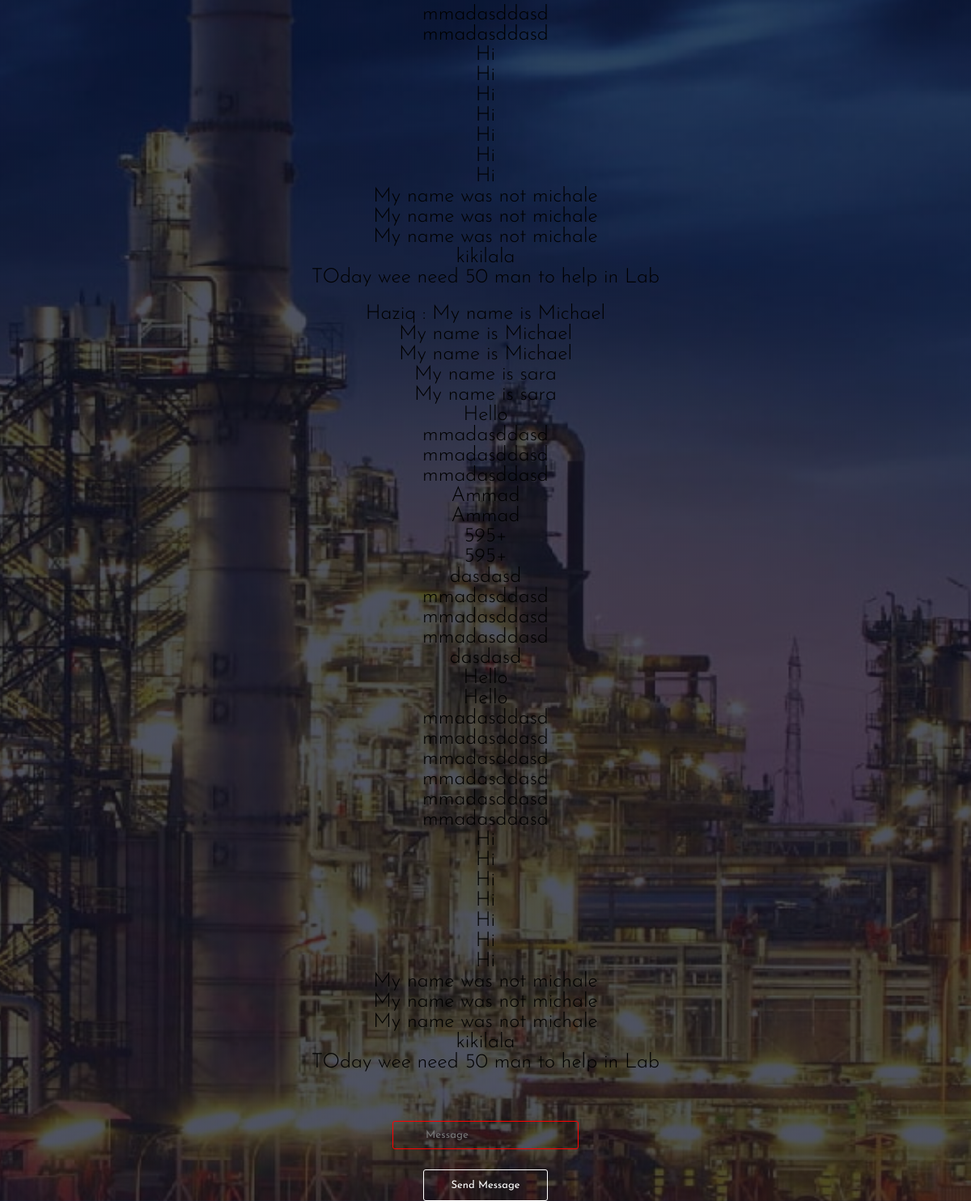
The page /message (lower part) on the database as committed earlier.
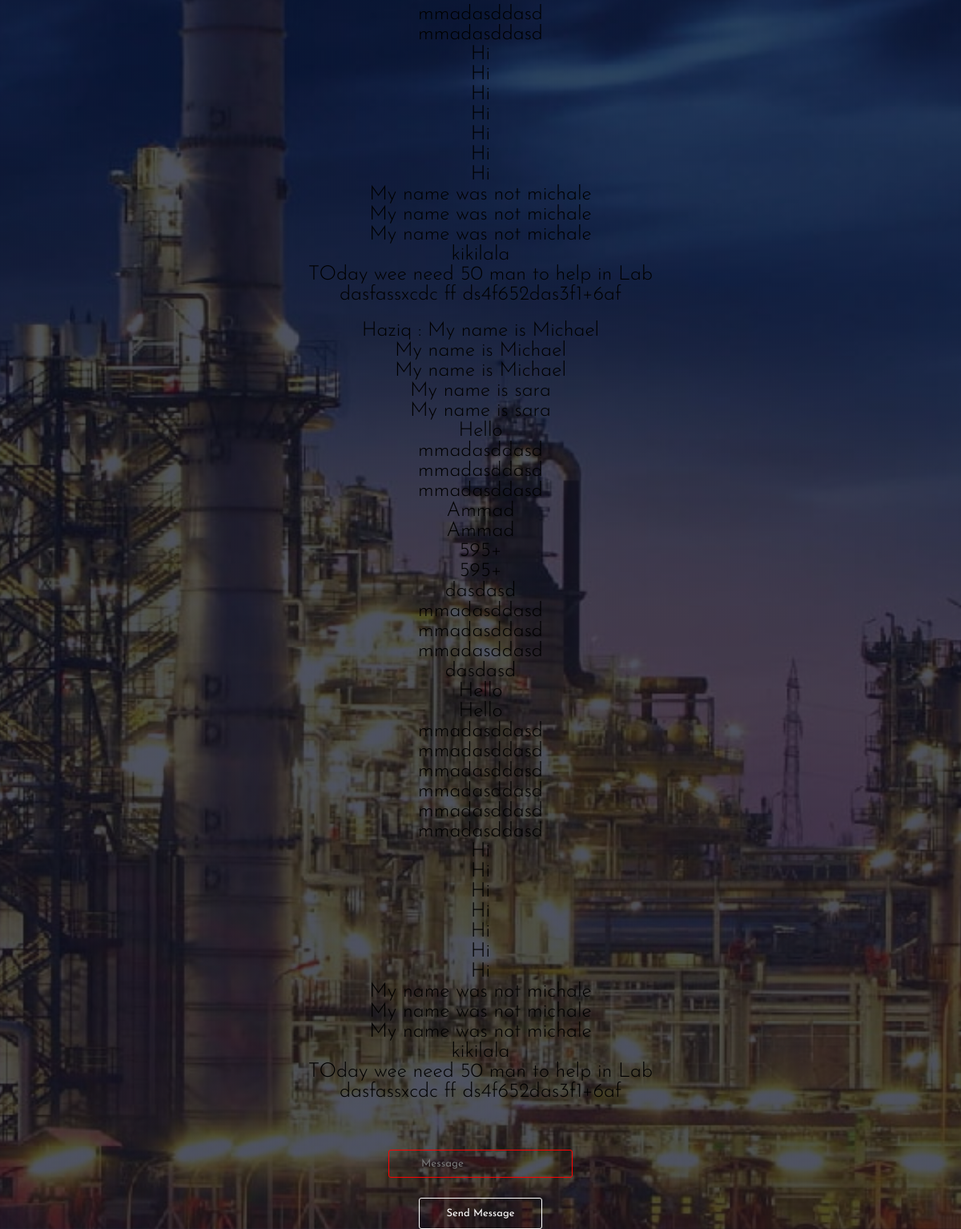
The same page on the database as committed later.
### tables this page shows
CREATE TABLE message (
    id INTEGER,
    user_id INTEGER,
    message TEXT,
    PRIMARY KEY(id),
    FOREIGN KEY(user_id) REFERENCES users(id)
);

CREATE TABLE users (
    id INTEGER,
    username TEXT NOT NULL,
    hash TEXT,
    PRIMARY KEY(id)
);

### app.py (the view)
@app.route("/message", methods =["POST", "GET"])
def message():
    if request.method == "POST":
        if session.get("user_id") is None:
            return redirect("/login")
        db.execute("INSERT INTO message (user_id, message) VALUES (?, ?)", session["user_id"], request.form.get("message"))
        return redirect("/")
    if request.method == "GET":
        usernames = db.execute("SELECT username from users;")
        MESSAGES = db.execute('SELECT * from message;')
        return render_template("chatroom.html", messages = MESSAGES, usernames=usernames)

### templates/chatroom.html (shortened to what this page needs)
{% extends "layout.html" %}
{% block main %}
{% for jinja_var in usernames %}
    <p>
        {{ jinja_var["username"] }} :
                {% for jinja_var in messages %}
                    {{ jinja_var["message"] }}<br>
                {% endfor %}
    </p>
{% endfor %}
<form action="/message" method="post" class="login-form">
    <div>
        <input required class="namenpass-box" type="text" placeholder="Message" name="message" id="message">
    </div>
    <div>
        <button class="hero-btn submit-btn" type="submit" name="submit">Send Message</button>
    </div>
</form>
{% endblock %}

### templates/layout.html (shortened to what this page needs)
<!DOCTYPE html>
<html lang="en">
<head>
    <link rel="stylesheet" href="/static/styles3.css">
    <link rel="stylesheet" href="https://stackpath.bootstrapcdn.com/font-awesome/4.7.0/css/font-awesome.min.css">
</head>
<body>
<section class="login-header">
    {% block main %}{% endblock %}
</section>
</body>
</html>

### static/styles3.css (style rules this page uses)
* { margin: 0; padding: 0; font-family: 'Josefin Sans', sans-serif; }
.hero-btn { display: inline-block; color: #fff; text-decoration: none; border: 1px solid #fff; padding: 12px 34px; font-size: 13px; background: transparent; position: relative; cursor: pointer; border-radius: 3px; }
p { color: black; font-size: 25px; font-weight: 300; line-height: 25px; padding: 10px; }
.login-header { min-height: 100vh; width: 100%; background-image: linear-gradient(rgba(4, 9, 30, 0.7),rgba(4, 9, 30, 0.7)),url(/static/back.jpg); background-position: center; background-size: cover; position: relative; text-align: center; color: white; }
.login-form { margin-top: 50px; }
.namenpass-box { padding:10px 40px; background: transparent; border: 1px solid red; border-radius: 3px; color: white; margin-bottom: 5px; }
.submit-btn { margin-top: 20px; }

Rows that differ between the two databases and show on the page:
added message: message "dasfassxcdc ff ds4f652das3f1+6af"
